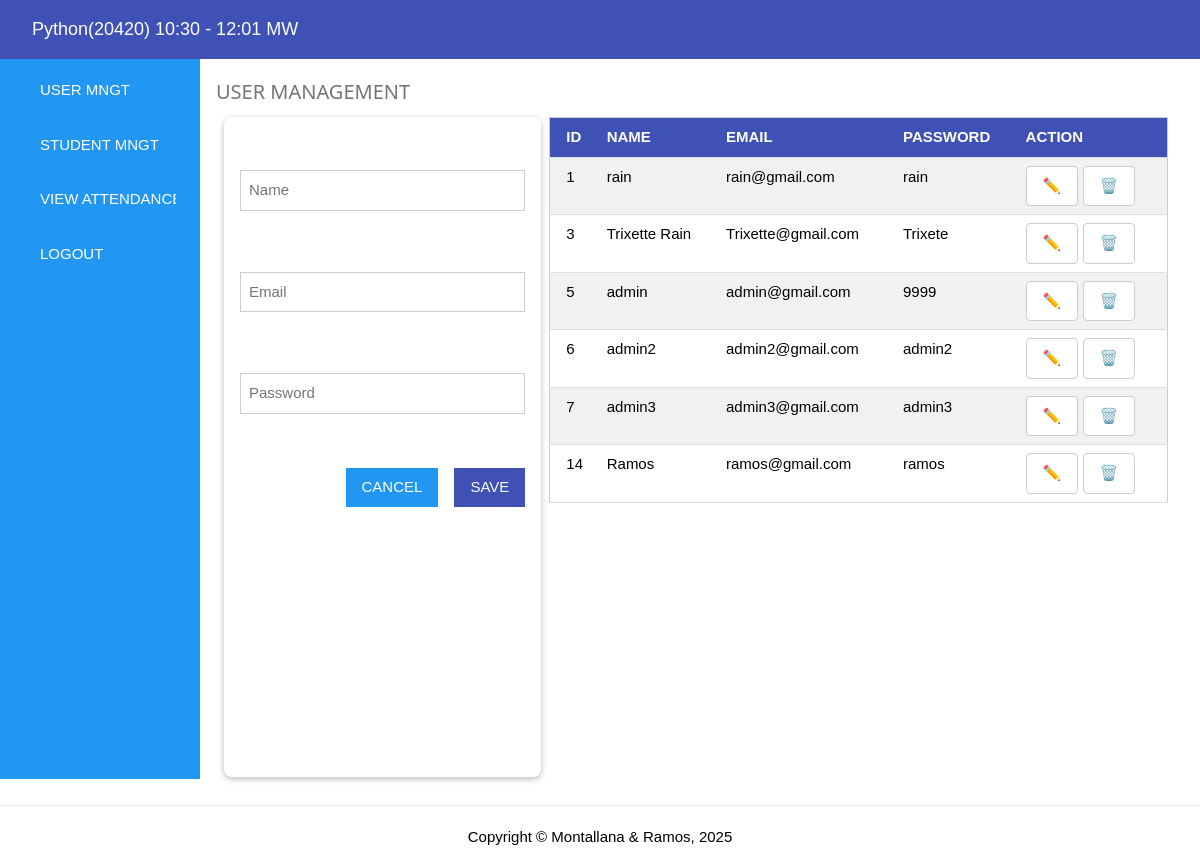
The page /usermgt (signed in) on the database its author committed.
### tables this page shows
CREATE TABLE admin (
    id INTEGER PRIMARY KEY AUTOINCREMENT,
    name VARCHAR(50),
    email VARCHAR(50),
    password VARCHAR(50)
);

### app.py (the view)
@app.route("/usermgt")
def usermgt():
    if not session.get("admin_logged_in"):
        return redirect("/login")
    admins = getall("admin")
    return render_template("usermgt.html", admins=admins)

### app.py (called while the page is built)
@app.after_request
def add_no_cache_headers(response):
    response.headers["Cache-Control"] = "no-cache, no-store, must-revalidate"
    response.headers["Pragma"] = "no-cache"
    response.headers["Expires"] = "0"
    return response

### db/adminhelper.py (called while the page is built)
def getall(table: str):
    sql = f"SELECT * FROM `{table}`"
    conn = connect(database)
    conn.row_factory = Row
    cur = conn.cursor()
    cur.execute(sql)
    data = cur.fetchall()
    cur.close()
    conn.close()
    return data

### templates/usermgt.html (shortened to what this page needs)
{% extends 'base.html' %}
{% set page = "usermgt" %}
{% block content %}
<div class="w3-row">
    <div class="w3-col s3 m2 l2 w3-blue w3-padding-large" style="min-height: 720px;">
        <a href="/usermgt" class="w3-button w3-block w3-left-align w3-blue w3-margin-bottom">USER MNGT</a>
        <a href="/studentmgt" class="w3-button w3-block w3-left-align w3-blue w3-margin-bottom">STUDENT MNGT</a>
        <a href="/viewattendance" class="w3-button w3-block w3-left-align w3-blue w3-margin-bottom">VIEW ATTENDANCE</a>
        <button onclick="openLogoutModal()" class="w3-button w3-blue">
            LOGOUT
        </button>
    </div>
    <div class="w3-col s9 m10 l10 w3-padding">
        <h4 class="w3-text-grey">USER MANAGEMENT</h4>
        <div class="w3-row-padding">
            <form id="addAdminForm" class="w3-col s4 w3-card w3-padding w3-round-large" style="min-height:660px;">
                <br><br>
                <input class="w3-input w3-border w3-margin-bottom" name="name" placeholder="Name" required>
                <br><br>
                <input class="w3-input w3-border w3-margin-bottom" name="email" placeholder="Email" required>
                <br><br>
                <input class="w3-input w3-border w3-margin-bottom" name="password" placeholder="Password" required>
				<br>
                <button class="w3-button w3-indigo w3-margin-top w3-right" type="button" onclick="saveAdmin()">
					SAVE
				</button>
                <button id="cancelBtn" type="button"
                        class="w3-button w3-blue w3-margin-top w3-right w3-margin-right">
                    CANCEL
                </button>
            </form>
            <div class="w3-col s8">
                <table class="w3-table-all w3-hoverable" id="adminTable">
                    <tr class="w3-indigo">
                        <th>ID</th>
                        <th>NAME</th>
                        <th>EMAIL</th>
                        <th>PASSWORD</th>
                        <th>ACTION</th>
                    </tr>
                    {% for adm in admins %}
                    <tr>
                        <td>{{ adm.id }}</td>
                        <td>{{ adm.name }}</td>
                        <td>{{ adm.email }}</td>
                        <td>{{ adm.password }}</td>
                        <td>
                            <button class="w3-button w3-white w3-border w3-round editBtn">✏️</button>
                            <button class="w3-button w3-white w3-border w3-round deleteBtn">🗑️</button>
                        </td>
                    </tr>
                    {% endfor %}
                </table>
            </div>
        </div>
    </div>
</div>
{% endblock %}

### templates/base.html (shortened to what this page needs)
<!DOCTYPE html>
<html>
	<head>
		<link rel="stylesheet" href="{{ url_for('static',filename='css/w3.css') }}">
	</head>
	<body>
		<div class="w3-bar w3-indigo w3-container w3-padding">
			<span class="w3-bar-item w3-large">Python(20420) 10:30 - 12:01 MW</span>
		</div>
		<div class="w3-container" style="padding:0;">
			{% block content %}
			{% endblock %}
			<center>
				<hr/>
				Copyright &copy; Montallana & Ramos, 2025
			</center>
		</div>
	</body>
</html>

### static/css/w3.css (style rules this page uses)
*,*:before,*:after { box-sizing:inherit }
html { -ms-text-size-adjust:100%;-webkit-text-size-adjust:100% }
body { margin:0 }
a { background-color:transparent }
hr { box-sizing:content-box;height:0;overflow:visible }
button,input,select,textarea,optgroup { font:inherit;margin:0 }
button,input { overflow:visible }
button,select { text-transform:none }
button,[type=button],[type=reset],[type=submit] { -webkit-appearance:button }
html,body { font-family:Verdana,sans-serif;font-size:15px;line-height:1.5 }
html { overflow-x:hidden }
h4 { font-size:20px }
h1,h2,h3,h4,h5,h6 { font-family:"Segoe UI",Arial,sans-serif;font-weight:400;margin:10px 0 }
hr { border:0;border-top:1px solid #eee;margin:20px 0 }
a { color:inherit }
.w3-table,.w3-table-all { border-collapse:collapse;border-spacing:0;width:100%;display:table }
.w3-table-all { border:1px solid #ccc }
.w3-bordered tr,.w3-table-all tr { border-bottom:1px solid #ddd }
.w3-table-all tr:nth-child(odd) { background-color:#fff }
.w3-table-all tr:nth-child(even) { background-color:#f1f1f1 }
.w3-table td,.w3-table th,.w3-table-all td,.w3-table-all th { padding:8px 8px;display:table-cell;text-align:left;vertical-align:top }
.w3-table th:first-child,.w3-table td:first-child,.w3-table-all th:first-child,.w3-table-all td:first-child { padding-left:16px }
.w3-btn,.w3-button { border:none;display:inline-block;padding:8px 16px;vertical-align:middle;overflow:hidden;text-decoration:none;color:inherit;background-color:inherit;text-align:center;cursor:pointer;white-space:nowrap }
.w3-btn,.w3-button { -webkit-touch-callout:none;-webkit-user-select:none;-khtml-user-select:none;-moz-user-select:none;-ms-user-select:none;user-select:none }
.w3-input { padding:8px;display:block;border:none;border-bottom:1px solid #ccc;width:100% }
.w3-bar { width:100%;overflow:hidden }
.w3-bar .w3-bar-item { padding:8px 16px;float:left;width:auto;border:none;display:block;outline:0 }
.w3-block { display:block;width:100% }
.w3-container:after,.w3-container:before,.w3-panel:after,.w3-panel:before,.w3-row:after,.w3-row:before,.w3-row-padding:after,.w3-row-padding:before, .w3-cell-row:before,.w3-cell-row:after,.w3-clear:after,.w3-clear:before,.w3-bar:before,.w3-bar:after { content:"";display:table;clear:both }
.w3-col,.w3-half,.w3-third,.w3-twothird,.w3-threequarter,.w3-quarter { float:left;width:100% }
.w3-col.s3 { width:24.99999% }
.w3-col.s4 { width:33.33333% }
.w3-col.s8 { width:66.66666% }
.w3-col.s9 { width:74.99999% }
@media (min-width:601px) { .w3-col.m2 { width:16.66666% } }
@media (min-width:601px) { .w3-col.m10 { width:83.33333% } }
@media (min-width:993px) { .w3-col.l2 { width:16.66666% } }
@media (min-width:993px) { .w3-col.l10 { width:83.33333% } }
.w3-round,.w3-round-medium { border-radius:4px }
.w3-round-large { border-radius:8px }
.w3-row-padding,.w3-row-padding>.w3-half,.w3-row-padding>.w3-third,.w3-row-padding>.w3-twothird,.w3-row-padding>.w3-threequarter,.w3-row-padding>.w3-quarter,.w3-row-padding>.w3-col { padding:0 8px }
.w3-container,.w3-panel { padding:0.01em 16px }
.w3-card,.w3-card-2 { box-shadow:0 2px 5px 0 rgba(0,0,0,0.16),0 2px 10px 0 rgba(0,0,0,0.12) }
.w3-large { font-size:18px!important }
.w3-left-align { text-align:left!important }
.w3-border { border:1px solid #ccc!important }
.w3-margin-top { margin-top:16px!important }
.w3-margin-bottom { margin-bottom:16px!important }
.w3-margin-right { margin-right:16px!important }
.w3-padding { padding:8px 16px!important }
.w3-padding-large { padding:12px 24px!important }
.w3-right { float:right!important }
.w3-blue,.w3-hover-blue:hover { color:#fff!important;background-color:#2196F3!important }
.w3-indigo,.w3-hover-indigo:hover { color:#fff!important;background-color:#3f51b5!important }
.w3-white,.w3-hover-white:hover { color:#000!important;background-color:#fff!important }
.w3-text-grey,.w3-hover-text-grey:hover,.w3-text-gray,.w3-hover-text-gray:hover { color:#757575!important }

### rows shown on the page
admin: id "1", name "rain", email "rain@gmail.com", password "rain"
admin: id "3", name "Trixette Rain", email "Trixette@gmail.com", password "Trixete"
admin: id "5", name "admin", email "admin@gmail.com", password "9999"
admin: id "6", name "admin2", email "admin2@gmail.com", password "admin2"
admin: id "7", name "admin3", email "admin3@gmail.com", password "admin3"
admin: id "14", name "Ramos", email "ramos@gmail.com", password "ramos"
